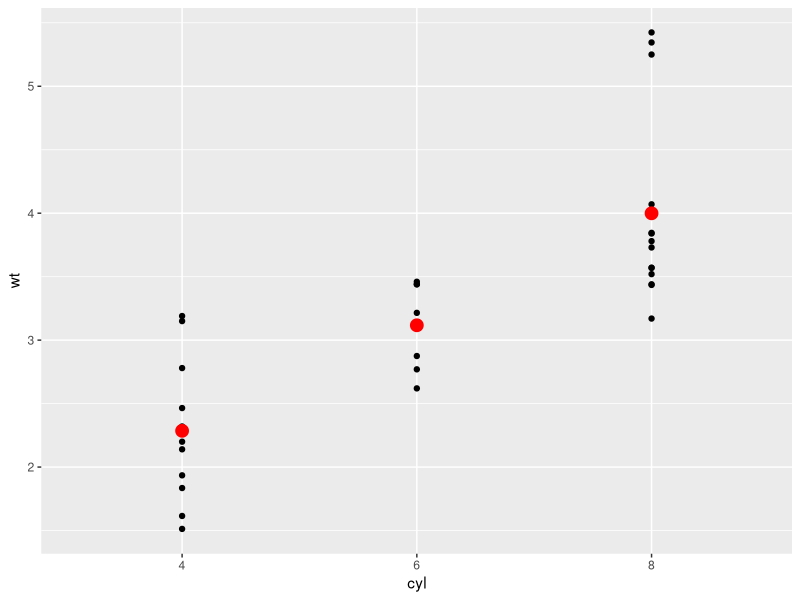

The R source for this figure:

# PA11.R
# James Davon Austin
# 11/18/2026
# Analyzes vehicle weight based on the number of cylinders.

library(tidyverse)
library(modelr)

# Create a tibble with cylinders and weight.
cars <- as_tibble(mtcars) %>%
  select(cyl, wt) %>%
  mutate(cyl = factor(cyl))

# Fit a linear regression model.
m <- lm(wt ~ cyl, data = cars)

# Create a data grid and calculate predicted weights.
grid <- cars %>%
  data_grid(cyl) %>%
  add_predictions(m)

# Plot observed and predicted vehicle weights.
ggplot(cars, aes(x = cyl, y = wt)) +
  geom_point() +
  geom_point(data = grid, aes(y = pred), color = "red", size = 4)

# Analysis:
# Vehicles with more cylinders generally weigh more.
# The predicted values represent the average weight for each
# cylinder category. Eight-cylinder vehicles have the highest
# predicted weight, while four-cylinder vehicles have the lowest.
